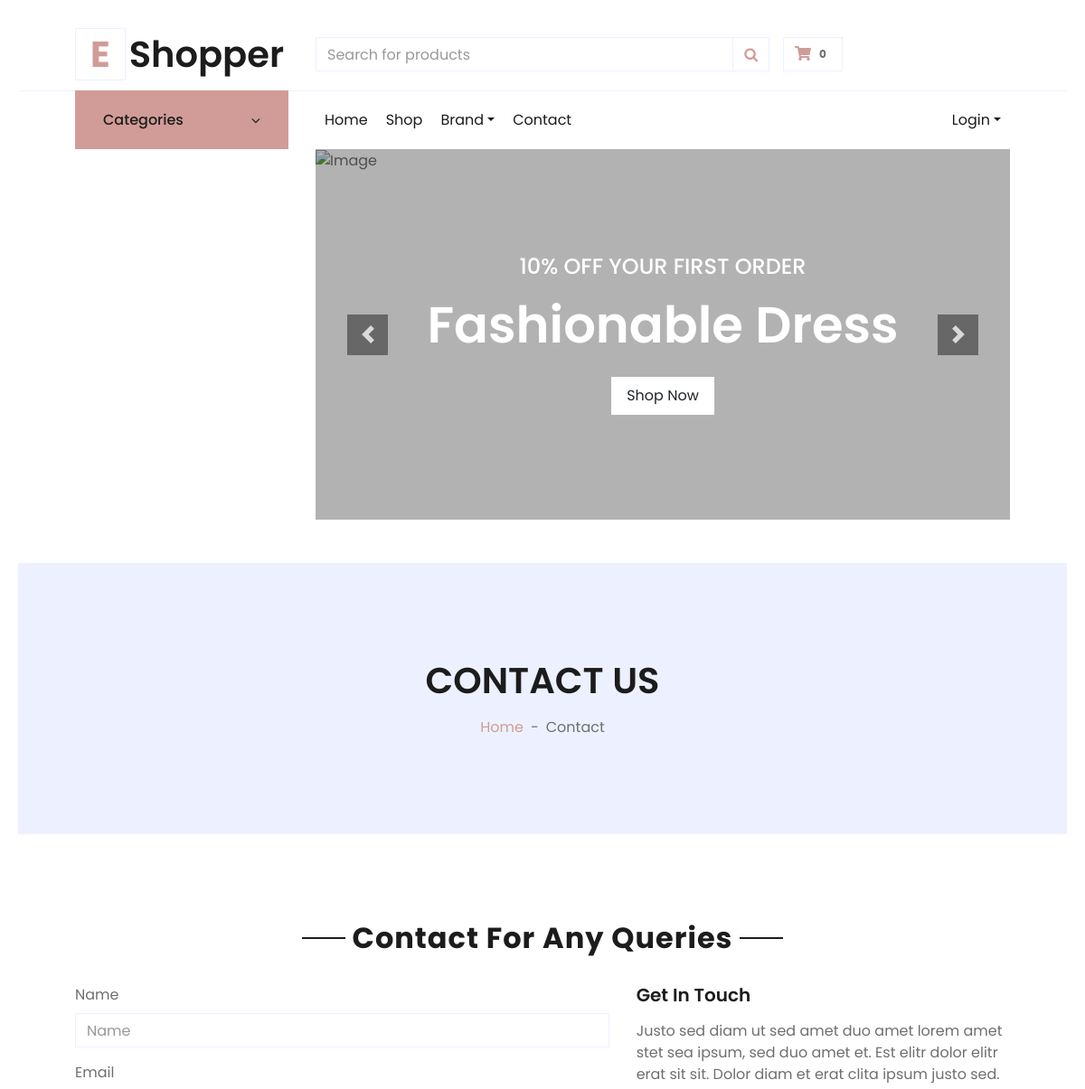
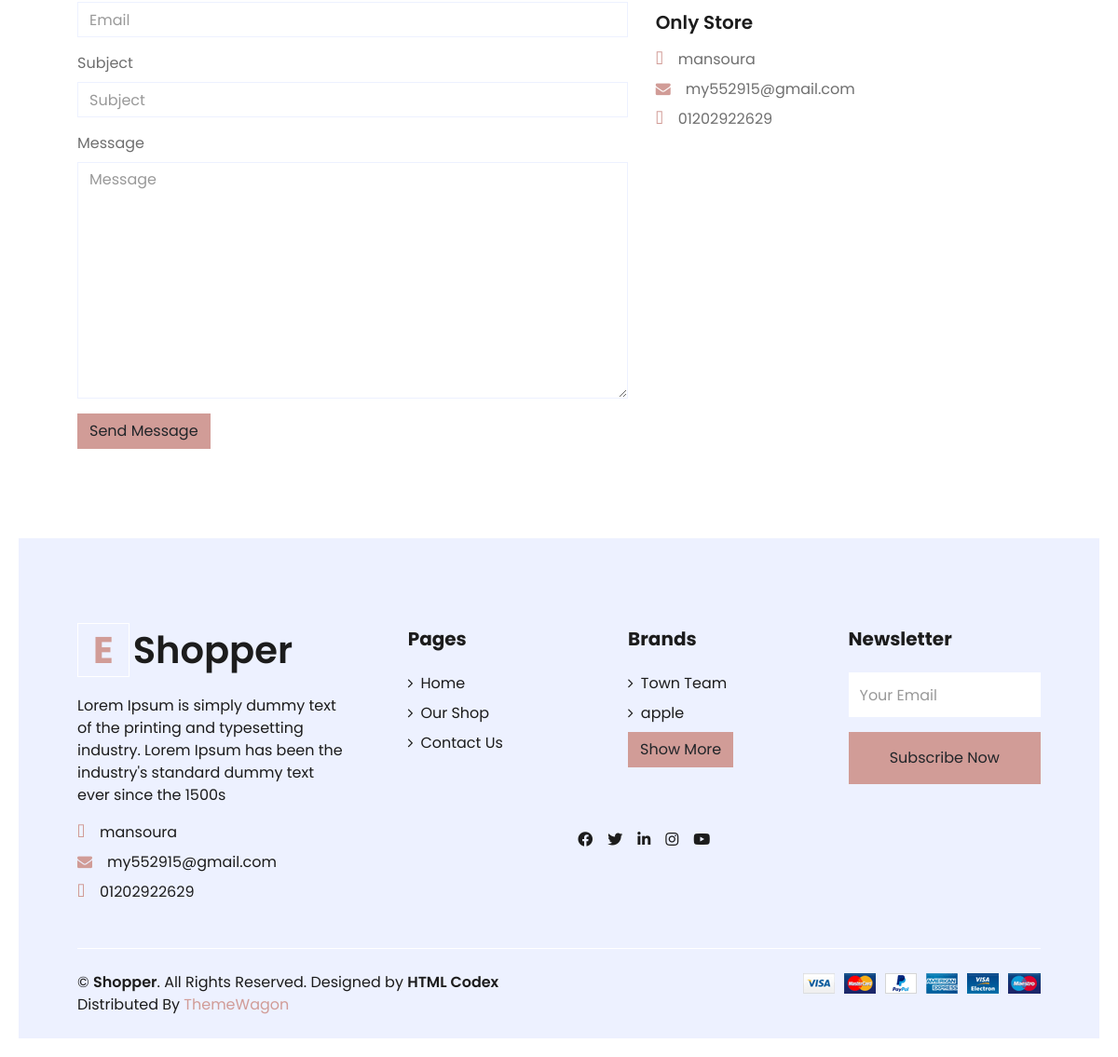
The app's page /contact with its own data (2 pictures, top to bottom).
### settings/models.py (models this page shows, shortened)
class Info(models.Model):
    site_name = models.CharField( max_length=50)
    description = models.TextField(max_length=1000)
    phone = models.CharField( max_length=30 , null=True, blank=True)
    email = models.EmailField( max_length=254 , null=True, blank=True)
    address = models.CharField( max_length=50 , null=True, blank=True)
    image = models.ImageField(upload_to='settings/', null=True, blank=True )
    fb_link = models.URLField( max_length=200)
    twitter_link = models.URLField( max_length=200)
    instagram_link = models.URLField( max_length=200)

class Brand(models.Model):
    BRDName = models.CharField(max_length=40)
    image = models.ImageField(upload_to='product/',blank=True, null=True)
    BRDDesc = models.TextField(blank=True, null=True)
    class Meta:
        verbose_name = _("Brand")
        verbose_name_plural = _("Brands")
    def __str__(self):
        return self.BRDName

### settings/views.py (the view, shortened to what this page needs)
# urls.py: path( 'contact',contact , name='contact' ),
def contact(request):
    site_info = Info.objects.last()
    form = ContactForm()
    context = {'form': form ,
               'site_info': site_info}
    return render(request,'settings/contact.html',context)

### settings/templates/settings/contact.html (shortened to what this page needs)
{% extends 'base.html' %}
{% load static %}
{% load django_bootstrap5 %}
{% block body %}
<div class="container-fluid bg-secondary mb-5">
    <div class="d-flex flex-column align-items-center justify-content-center" style="min-height: 300px">
        <h1 class="font-weight-semi-bold text-uppercase mb-3">Contact Us</h1>
        <div class="d-inline-flex">
            <p class="m-0"><a href="/">Home</a></p>
            <p class="m-0 px-2">-</p>
            <p class="m-0">Contact</p>
        </div>
    </div>
</div>
<div class="container-fluid pt-5">
    <div class="text-center mb-4">
        <h2 class="section-title px-5"><span class="px-2">Contact For Any Queries</span></h2>
    </div>
    <div class="row px-xl-5">
        <div class="col-lg-7 mb-5">
            <div class="contact-form">
                <form method="POST" enctype="multipart/form-data">
                    {% bootstrap_form form %}
                    {% bootstrap_button button_type="submit" content="Send Message" %}
                </form>
            </div>
        </div>
        <div class="col-lg-5 mb-5">
            <h5 class="font-weight-semi-bold mb-3">Get In Touch</h5>
            <p>Justo sed diam ut sed amet duo amet lorem amet stet sea ipsum, sed duo amet et. Est elitr dolor elitr
                erat sit sit. Dolor diam et erat clita ipsum justo sed.</p>
            <div class="d-flex flex-column mb-3">
                <h5 class="font-weight-semi-bold mb-3">Only Store </h5>
                <p class="mb-2"><i class="fa fa-map-marker-alt text-primary mr-3"></i>{{site_info.address}}</p>
                <p class="mb-2"><i class="fa fa-envelope text-primary mr-3"></i>{{site_info.email}}</p>
                <p class="mb-2"><i class="fa fa-phone-alt text-primary mr-3"></i>{{site_info.phone}}</p>
            </div>
        </div>
    </div>
</div>
{% endblock body %}

### templates/base.html (shortened to what this page needs)
{% load static %}
<!DOCTYPE html>
<html lang="en">
<head>
    <link href="https://cdnjs.cloudflare.com/ajax/libs/font-awesome/5.10.0/css/all.min.css" rel="stylesheet">
    <link rel="stylesheet" href="https://cdnjs.cloudflare.com/ajax/libs/font-awesome/4.7.0/css/font-awesome.min.css">
    <link href="{% static 'lib4/owlcarousel/assets/owl.carousel.min.css'%}" rel="stylesheet">
    <link href="{% static 'css4/style.css'%}" rel="stylesheet">
    <link href="{% static 'css4/review.css'%}" rel="stylesheet">
    <link href="{% static 'css4/custom.css'%}" rel="stylesheet">
</head>
<body>
    <div class="container-fluid">
        <div class="row align-items-center py-3 px-xl-5">
            <div class="col-lg-3 d-none d-lg-block">
                <a href="/" class="text-decoration-none">
                    <h1 class="m-0 display-5 font-weight-semi-bold"><span
                            class="text-primary font-weight-bold border px-3 mr-1">E</span>{{myfooter.site_name}}</h1>
                </a>
            </div>
            <div class="col-lg-6 col-6 text-left">
                <form action="{% url 'product:search' %}" method="GET">
                    <div class="input-group">
                        <input type="text" name="q" class="form-control" placeholder="Search for products">
                        <div class="input-group-append">
                            <span class="input-group-text bg-transparent text-primary">
                                <i class="fa fa-search"></i>
                            </span>
                        </div>
                    </div>
                </form>
            </div>
                <a href="{% url 'carts:cart'%}" class="btn border">
                    <i class="fas fa-shopping-cart text-primary"></i>
                    <span class="badge">{{cart_count}}</span>
                </a>
            </div>
        </div>
        <div class="container-fluid mb-5">
            <div class="row border-top px-xl-5">
                <div class="col-lg-3 d-none d-lg-block">
                    <a class="btn shadow-none d-flex align-items-center justify-content-between bg-primary text-white w-100"
                        data-toggle="collapse" href="#navbar-vertical"
                        style="height: 65px; margin-top: -1px; padding: 0 30px;">
                        <h6 class="m-0">Categories</h6>
                        <i class="fa fa-angle-down text-dark"></i>
                    </a>
                </div>
                <div class="col-lg-9">
                    <nav class="navbar navbar-expand-lg bg-light navbar-light py-3 py-lg-0 px-0">
                        <div class="collapse navbar-collapse justify-content-between" id="navbarCollapse">
                            <div class="navbar-nav mr-auto py-0">
                                <a href="/" class="nav-item nav-link ">Home</a>
                                <a href="{% url 'product:product_list'%}" class="nav-item nav-link">Shop</a>
                                <div class="nav-item dropdown">
                                    <a href="#" class="nav-link dropdown-toggle " data-toggle="dropdown">Brand</a>
                                </div>
                                <a href="{% url 'settings:contact'%}" class="nav-item nav-link">Contact</a>
                            </div>
                            <div class="navbar-nav ml-auto py-0">
                                {% if request.user.is_authenticated %}
                                <div class="nav-item dropdown">
                                    <a href="#" class="nav-link " data-toggle="dropdown"><img src="{% static 'img4/account.png'%}"> {{profile.user.username}}</img></i></a>
                                    <div class="dropdown-menu rounded-0 m-0">
                                        <a href="{% url 'accounts:profile' %}" class="dropdown-item" > Profile</a>
                                        <a href="{% url 'accounts:user_favourites' %}"
                                            class="dropdown-item">Favourit</a>
                                        <a href="{% url 'accounts:orders' %}" class="dropdown-item">Orders</a>
                                        <a href="{% url 'password_change' %}" class="dropdown-item">Change Password</a>
                                        <a href="{% url 'accounts:forgotPassword' %}" class="dropdown-item">Rest
                                            Password</a>
                                        <a href="{% url 'logout' %}" class="dropdown-item">Logout</a>
                                    </div>
                                </div>
                                {% else %}
                                <div class="nav-item dropdown">
                                    <a href="#" class="nav-link dropdown-toggle" data-toggle="dropdown">Login</a>
                                </div>
                                {% endif %}
                            </div>
                        </div>
                    </nav>
                    <div id="header-carousel" class="carousel slide" data-ride="carousel">
                        <div class="carousel-inner">
                            <div class="carousel-item active" style="height: 410px;">
                                <img class="img-fluid" src="{% static 'img4/carousel-1.jpg'%}" alt="Image">
                                <div
                                    class="carousel-caption d-flex flex-column align-items-center justify-content-center">
                                    <div class="p-3" style="max-width: 700px;">
                                        <h4 class="text-light text-uppercase font-weight-medium mb-3">10% Off Your First
                                            Order</h4>
                                        <h3 class="display-4 text-white font-weight-semi-bold mb-4">Fashionable Dress
                                        </h3>
                                        <a href="{%url 'product:product_list'%}" class="btn btn-light py-2 px-3">Shop
                                            Now</a>
                                    </div>
                                </div>
                            </div>
                        </div>
                        <a class="carousel-control-prev" href="#header-carousel" data-slide="prev">
                            <div class="btn btn-dark" style="width: 45px; height: 45px;">
                                <span class="carousel-control-prev-icon mb-n2"></span>
                            </div>
                        </a>
                        <a class="carousel-control-next" href="#header-carousel" data-slide="next">
                            <div class="btn btn-dark" style="width: 45px; height: 45px;">
                                <span class="carousel-control-next-icon mb-n2"></span>
                            </div>
                        </a>
                    </div>
                </div>
            </div>
        </div>
        {% block body %}
        {% endblock body %}
        <div class="container-fluid bg-secondary text-dark mt-5 pt-5">
            <div class="row px-xl-5 pt-5">
                <div class="col-lg-4 col-md-12 mb-5 pr-3 pr-xl-5">
                    <a href="/" class="text-decoration-none">
                        <h1 class="mb-4 display-5 font-weight-semi-bold"><span
                                class="text-primary font-weight-bold border border-white px-3 mr-1">E</span>{{myfooter.site_name}}
                        </h1>
                    </a>
                    <p>{{myfooter.description}}</p>
                    <p class="mb-2"><i class="fa fa-map-marker-alt text-primary mr-3"></i>{{myfooter.address}}</p>
                    <p class="mb-2"><i class="fa fa-envelope text-primary mr-3"></i>{{myfooter.email}}</p>
                    <p class="mb-0"><i class="fa fa-phone-alt text-primary mr-3"></i>{{myfooter.phone}}</p>
                </div>
                <div class="col-lg-8 col-md-12">
                    <div class="row">
                        <div class="col-md-4 mb-5">
                            <h5 class="font-weight-bold text-dark mb-4">Pages</h5>
                            <div class="d-flex flex-column justify-content-start">
                                <a class="text-dark mb-2" href="/"><i class="fa fa-angle-right mr-2"></i>Home</a>
                            <a class="text-dark mb-2" href="{% url 'product:product_list' %}"><i class="fa fa-angle-right mr-2"></i>Our Shop</a>
                            <a class="text-dark" href="{% url 'settings:contact'%}"><i class="fa fa-angle-right mr-2"></i>Contact Us</a>
                            </div>
                        </div>
                        <div class="col-md-4 mb-5">
                            <h5 class="font-weight-bold text-dark mb-4">Brands</h5>
                            <div class="d-flex flex-column justify-content-start">
                                {% for brand in brands_footer  %}
                                <a class="text-dark mb-2" href="{%url 'product:product_by_brand' brand%}"><i
                                        class="fa fa-angle-right mr-2"></i>{{brand}}</a>
                                {% endfor %}
                                <a href="{% url 'settings:brand_list'  %}"><button type="button"
                                        class="btn btn-primary">Show
                                        More</button></a>
                            </div>
                        </div>
                        <div id="main_form_div" class="col-md-4 mb-5">
                            <h5 class="font-weight-bold text-dark mb-4">Newsletter</h5>
                            <form id="newsletters_form" action="{% url 'home:newsletter2' %}" method="POST">
                                <div class="form-group">
                                    <input type="email" name="emailinput" class="form-control border-0 py-4"
                                        placeholder="Your Email" required="required" />
                                </div>
                                <div>
                                    <button class="btn btn-primary btn-block border-0 py-3" type="submit">Subscribe
                                        Now</button>
                                </div>
                            </form>
                        </div>
                        <div class="col-lg-6 text-center text-lg-right">
                            <div class="d-inline-flex align-items-center">
                                <a class="text-dark px-2" href="{{myfooter.fb_link}}">
                                    <i class="fab fa-facebook-f"></i>
                                </a>
                                <a class="text-dark px-2" href="{{myfooter.twitter_link}}">
                                    <i class="fab fa-twitter"></i>
                                </a>
                                <a class="text-dark px-2" href="">
                                    <i class="fab fa-linkedin-in"></i>
                                </a>
                                <a class="text-dark px-2" href="">
                                    <i class="fab fa-instagram"></i>
                                </a>
                                <a class="text-dark pl-2" href="">
                                    <i class="fab fa-youtube"></i>
                                </a>
                            </div>
                        </div>
                    </div>
                </div>
            </div>
            <div class="row border-top border-light mx-xl-5 py-4">
                <div class="col-md-6 px-xl-0">
                    <p class="mb-md-0 text-center text-md-left text-dark">
                        &copy; <a class="text-dark font-weight-semi-bold" href="#">{{myfooter.site_name}}</a>. All
                        Rights
                        Reserved.
                        Designed
                        by
                        <a class="text-dark font-weight-semi-bold" href="https://htmlcodex.com">HTML Codex</a><br>
                        Distributed By <a href="https://themewagon.com" target="_blank">ThemeWagon</a>
                    </p>
                </div>
                <div class="col-md-6 px-xl-0 text-center text-md-right">
                    <img class="img-fluid" src="{% static 'img4/payments.png' %}" alt="">
                </div>
            </div>
        </div>
</body>
</html>

### records on screen
Info: site_name "Shopper", address "mansoura", email "my552915@gmail.com", phone "01202922629", description "Lorem Ipsum is simply dummy text of the printing and typesetting industry. Lorem Ipsum has been the industry's standard dummy text ever since the 1500s"
Brand: BRDName "Town Team"
Brand: BRDName "apple"

### other values on screen
{{ cart_count }} "0"
